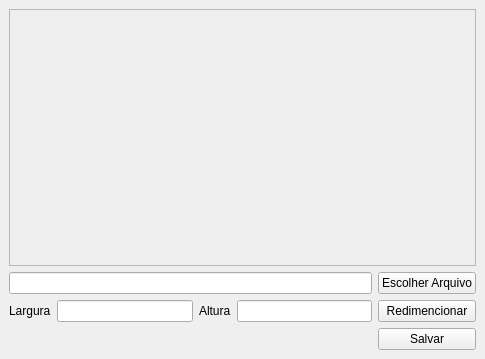
<?xml version="1.0" encoding="UTF-8"?>
<ui version="4.0">
 <class>MainWindow</class>
 <widget class="QMainWindow" name="MainWindow">
  <property name="geometry">
   <rect>
    <x>0</x>
    <y>0</y>
    <width>485</width>
    <height>359</height>
   </rect>
  </property>
  <property name="windowTitle">
   <string>Redimencionador de Imagem</string>
  </property>
  <widget class="QWidget" name="centralwidget">
   <layout class="QGridLayout" name="gridLayout">
    <item row="2" column="0">
     <widget class="QLabel" name="labelLargura">
      <property name="text">
       <string>Largura</string>
      </property>
     </widget>
    </item>
    <item row="2" column="2">
     <widget class="QLabel" name="labelAltura">
      <property name="text">
       <string>Altura</string>
      </property>
     </widget>
    </item>
    <item row="2" column="3">
     <widget class="QLineEdit" name="inputAltura"/>
    </item>
    <item row="2" column="4">
     <widget class="QPushButton" name="btnRedimencionar">
      <property name="text">
       <string>Redimencionar</string>
      </property>
     </widget>
    </item>
    <item row="2" column="1">
     <widget class="QLineEdit" name="inputLargura"/>
    </item>
    <item row="3" column="4">
     <widget class="QPushButton" name="btnSalvar">
      <property name="text">
       <string>Salvar</string>
      </property>
     </widget>
    </item>
    <item row="0" column="0" colspan="5">
     <widget class="QScrollArea" name="scrollArea">
      <property name="widgetResizable">
       <bool>true</bool>
      </property>
      <widget class="QWidget" name="scrollAreaWidgetContents">
       <property name="geometry">
        <rect>
         <x>0</x>
         <y>0</y>
         <width>465</width>
         <height>252</height>
        </rect>
       </property>
       <layout class="QGridLayout" name="gridLayout_2">
        <item row="0" column="0">
         <widget class="QLabel" name="labelImg">
          <property name="text">
           <string/>
          </property>
         </widget>
        </item>
       </layout>
      </widget>
     </widget>
    </item>
    <item row="1" column="4">
     <widget class="QPushButton" name="btnEscolherArquivo">
      <property name="text">
       <string>Escolher Arquivo</string>
      </property>
     </widget>
    </item>
    <item row="1" column="0" colspan="4">
     <widget class="QLineEdit" name="inputAbrirArquivo"/>
    </item>
   </layout>
  </widget>
 </widget>
 <resources/>
 <connections/>
</ui>
